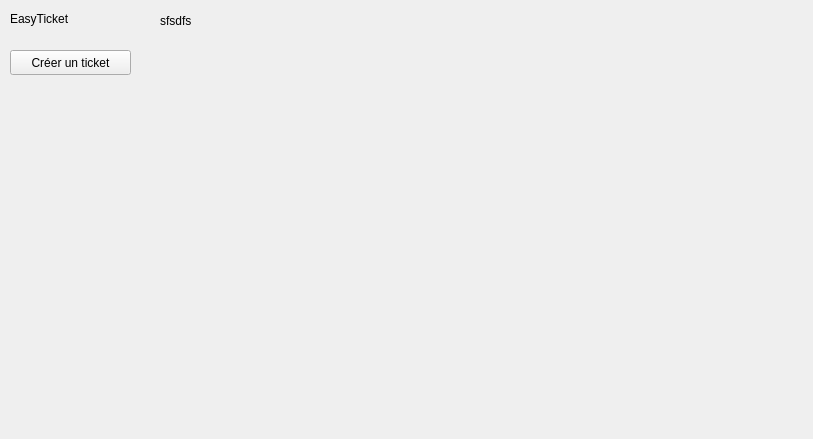
<?xml version="1.0" encoding="UTF-8"?>
<ui version="4.0">
 <class>EcranPrincipal</class>
 <widget class="QWidget" name="EcranPrincipal">
  <property name="geometry">
   <rect>
    <x>0</x>
    <y>0</y>
    <width>813</width>
    <height>439</height>
   </rect>
  </property>
  <property name="windowTitle">
   <string>Form</string>
  </property>
  <widget class="QLabel" name="labelNom">
   <property name="geometry">
    <rect>
     <x>160</x>
     <y>0</y>
     <width>261</width>
     <height>41</height>
    </rect>
   </property>
   <property name="text">
    <string>sfsdfs</string>
   </property>
  </widget>
  <widget class="QLabel" name="label">
   <property name="geometry">
    <rect>
     <x>10</x>
     <y>10</y>
     <width>81</width>
     <height>17</height>
    </rect>
   </property>
   <property name="text">
    <string>EasyTicket</string>
   </property>
  </widget>
  <widget class="QPushButton" name="pushButtonCreationTicket">
   <property name="geometry">
    <rect>
     <x>10</x>
     <y>50</y>
     <width>121</width>
     <height>25</height>
    </rect>
   </property>
   <property name="text">
    <string>Créer un ticket</string>
   </property>
  </widget>
 </widget>
 <resources/>
 <connections/>
</ui>
